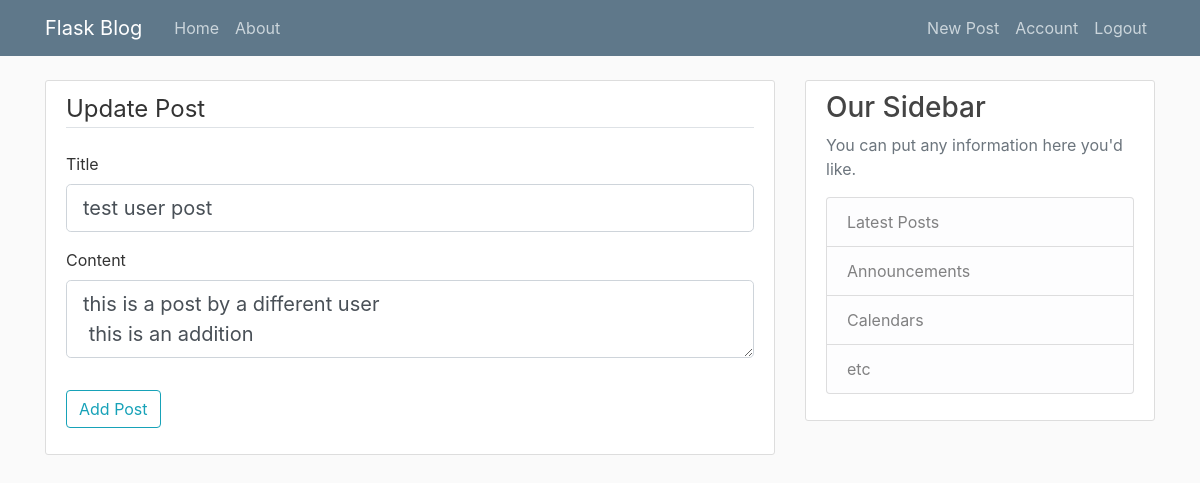
Before: /post/3/update (signed in) with the older database file.
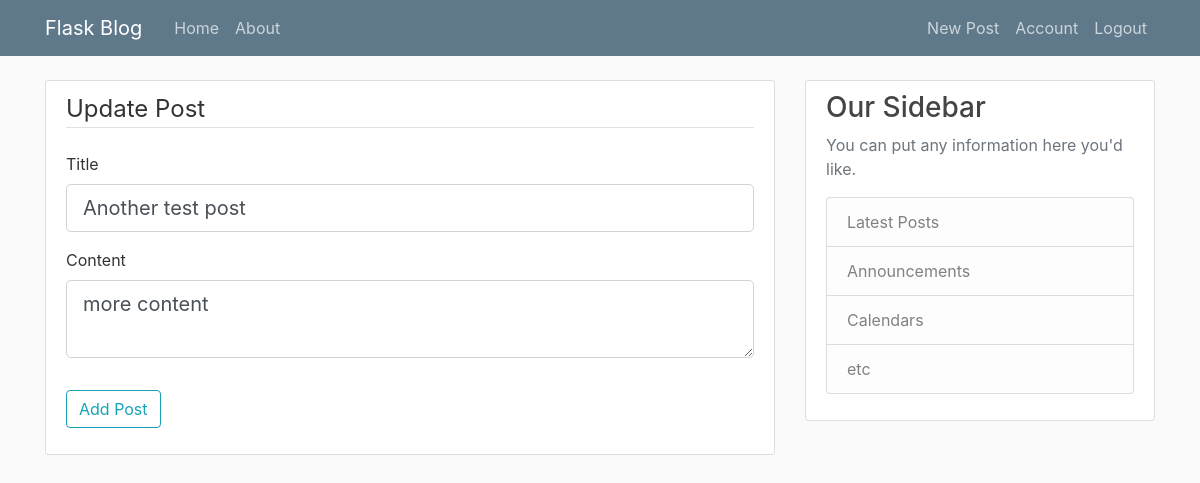
After: the same page with the newer database file.
### flaskblog/models.py (models this page shows, shortened)
class Post(db.Model):
    id = db.Column(db.Integer, primary_key=True)
    title = db.Column(db.String(100), nullable=False)
    date_posted = db.Column(db.DateTime, nullable=False, default=datetime.utcnow)
    content = db.Column(db.Text(20), nullable=False)
    user_id = db.Column(db.Integer, db.ForeignKey('user.id'), nullable=False) #user referencesuser table

### flaskblog/routes.py (the view)
@app.route("/post/<int:post_id>/update", methods=['GET', 'POST'])
@login_required
def update_post(post_id):
    post = Post.query.get_or_404(post_id)
    if post.author != current_user:
        abort(403)
    form = PostForm()
    if form.validate_on_submit():
        post.title = form.title.data
        post.content = form.content.data
        db.session.commit()
        flash('Your post has been updated!', 'success')
        return redirect(url_for('post', post_id=post.id))
    elif request.method == 'GET':
        form.title.data = post.title
        form.content.data = post.content
    return render_template('create_post.html', title='Update Post',
                           form=form, legend='Update Post')

### flaskblog/forms.py
class PostForm(FlaskForm):
    title = StringField('Title', validators=[DataRequired()])
    content = TextAreaField('Content', validators=[DataRequired()])
    submit = SubmitField('Add Post')

### flaskblog/models.py (called while the page is built)
@login_manager.user_loader
def load_user(user_id):
    return User.query.get(int(user_id))

### flaskblog/templates/create_post.html (shortened to what this page needs)
{% extends "layout.html" %}
{% block content%}
  <div class="content-section">
    <form method="POST" action="">
        <fieldset class="form-group">
            <legend class="border-bottom mb-4">{{ legend }}</legend>
            <div class="form-group">
                {{ form.title.label(class="form-control-label") }}
                {% if form.title.errors %}
                    {{ form.title(class="form-control form-control-lg is-invalid") }}
                    <div class="invalid-feedback">
                        {% for error in form.title.errors %}
                            <span>{{ error }}</span>
                        {% endfor %}
                    </div>
                {% else %}
                    {{ form.title(class="form-control form-control-lg") }}
                {% endif %}
            </div>
            <div class="form-group">
                {{ form.content.label(class="form-control-label") }}
                {% if form.content.errors %}
                    {{ form.content(class="form-control form-control-lg is-invalid") }}
                    <div class="invalid-feedback">
                        {% for error in form.content.errors %}
                            <span>{{ error }}</span>
                        {% endfor %}
                    </div>
                {% else %}
                    {{ form.content(class="form-control form-control-lg") }}
                {% endif %}
            </div>
        </fieldset>
        <div class="form-group">
            {{ form.submit(class="btn btn-outline-info") }}
        </div>
    </form>
  </div>
{% endblock %}

### flaskblog/templates/layout.html (shortened to what this page needs)
<!DOCTYPE html>
<html lang="en" dir="ltr">
  <head>
    <link rel="stylesheet" href="https://stackpath.bootstrapcdn.com/bootstrap/4.5.0/css/bootstrap.min.css">
    <link rel="stylesheet" type="text/css" href="{{ url_for('static', filename='main.css') }}">
  </head>
  <body>
    <header class="site-header">
      <nav class="navbar navbar-expand-md navbar-dark bg-steel fixed-top">
        <div class="container">
          <a class="navbar-brand mr-4" href="/">Flask Blog</a>
          <div class="collapse navbar-collapse" id="navbarToggle">
            <div class="navbar-nav mr-auto">
              <a class="nav-item nav-link" href="{{ url_for('home') }}">Home</a>
              <a class="nav-item nav-link" href="{{ url_for('about') }}">About</a>
            </div>
            <div class="navbar-nav">
              {% if current_user.is_authenticated %}
                <a class="nav-item nav-link" href="{{ url_for('new_post') }}">New Post</a>
                <a class="nav-item nav-link" href="{{ url_for('account') }}">Account</a>
                <a class="nav-item nav-link" href="{{ url_for('logout') }}">Logout</a>
              {% else %}
                <a class="nav-item nav-link" href="{{ url_for('login') }}">Login</a>
                <a class="nav-item nav-link" href="{{ url_for('register') }}">Register</a>
              {% endif %}
            </div>
          </div>
        </div>
      </nav>
    </header>
    <main role="main" class="container">
      <div class="row">
        <div class="col-md-8">
          {% block content %}{% endblock %}
        </div>
        <div class="col-md-4">
          <div class="content-section">
            <h3>Our Sidebar</h3>
            <p class='text-muted'>You can put any information here you'd like.
              <ul class="list-group">
                <li class="list-group-item list-group-item-light">Latest Posts</li>
                <li class="list-group-item list-group-item-light">Announcements</li>
                <li class="list-group-item list-group-item-light">Calendars</li>
                <li class="list-group-item list-group-item-light">etc</li>
              </ul>
            </p>
          </div>
        </div>
      </div>
    </main>
  </body>
</html>

### flaskblog/static/main.css (style rules this page uses)
body { background: #fafafa; color: #333333; margin-top: 5rem; }
h1, h2, h3, h4, h5, h6 { color: #444444; }
.bg-steel { background-color: #5f788a; }
.site-header .navbar-nav .nav-link { color: #cbd5db; }
.content-section { background: #ffffff; padding: 10px 20px; border: 1px solid #dddddd; border-radius: 3px; margin-bottom: 20px; }

Changed rows visible on the page:
changed Post: title "test user post" → "Another test post"; content "this is a post by a different user this is an addition" → "more content"
